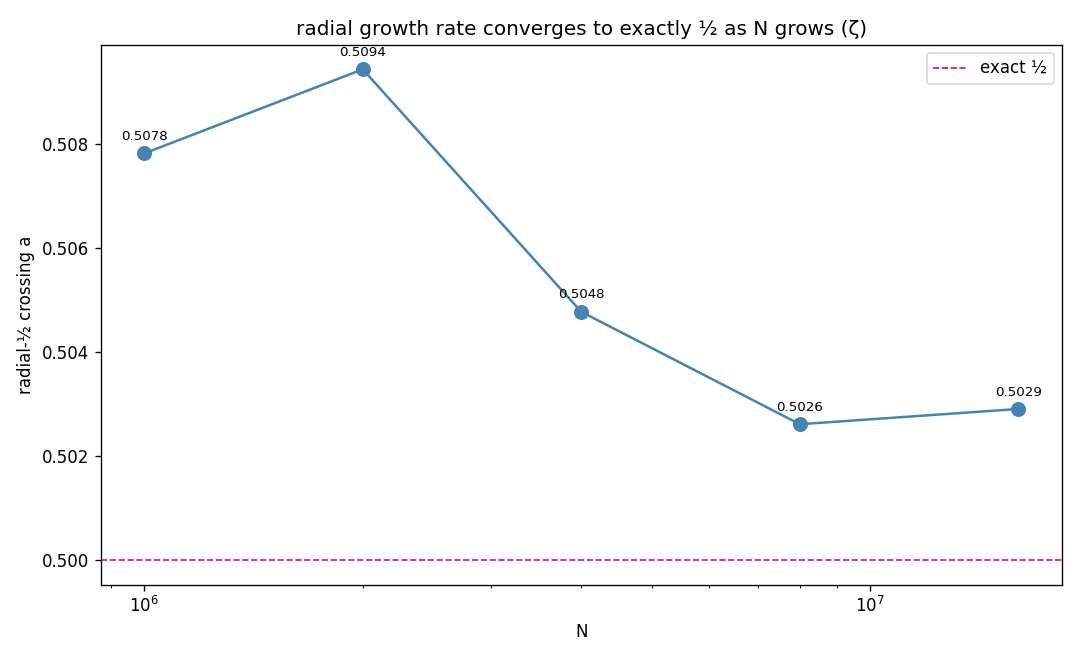

Write the Python code that produced this figure.
"""
Push N: watch the radial-½ crossing converge to exactly ½ as N grows (ζ).
Sieve once at Nmax; extract the crossing on growing prefixes.
"""
import numpy as np, math, os
import matplotlib; matplotlib.use('Agg'); import matplotlib.pyplot as plt
OUT = os.path.dirname(os.path.abspath(__file__))

Nmax = 16_000_000
print(f"sieve + von Mangoldt to {Nmax:,} ...")
sieve = np.ones(Nmax+1, bool); sieve[:2] = False
for i in range(2, int(Nmax**0.5)+1):
    if sieve[i]: sieve[i*i::i] = False
Lam = np.zeros(Nmax+1)
for p in np.nonzero(sieve)[0].tolist():
    lp = math.log(p); pk = p
    while pk <= Nmax: Lam[pk] = lp; pk *= p
psi = np.cumsum(Lam)
print("  done.")

def mpencil(y, order):
    L = len(y)//2
    Y = np.lib.stride_tricks.sliding_window_view(y, L+1)
    _, _, Vh = np.linalg.svd(Y, full_matrices=False)
    V = Vh.conj().T[:, :order]
    return np.linalg.eigvals(np.linalg.pinv(V[:-1]) @ V[1:])

du = 0.006
A = np.linspace(0.40, 0.60, 11)
Ns = [1_000_000, 2_000_000, 4_000_000, 8_000_000, 16_000_000]
cross = []
for N in Ns:
    u = np.arange(5.0, math.log(N) - 0.05, du)
    x = np.exp(u); idx = np.clip(np.floor(x).astype(int), 0, N)
    drift = []
    for a in A:
        F = (psi[idx] - x) / x**a; F = F - F.mean()
        r = np.log(mpencil(F.astype(complex), 100)) / du
        g, d = r.imag, r.real
        s = (g > 5) & (g < 40) & (np.abs(d) < 0.4)
        drift.append(np.median(d[s]))
    drift = np.array(drift)
    zc = float(np.interp(0.0, drift[::-1], A[::-1]))
    cross.append(zc)
    print(f"  N={N:>10,}  (u-range {u[-1]-u[0]:.1f})  radial-½ crossing a = {zc:.4f}   |Δ from ½| = {abs(zc-0.5):.4f}")

fig, ax = plt.subplots(figsize=(9, 5.5))
ax.semilogx(Ns, cross, 'o-', color='steelblue', ms=8)
ax.axhline(0.5, color='crimson', ls='--', lw=1, label='exact ½')
for N, c in zip(Ns, cross):
    ax.annotate(f"{c:.4f}", (N, c), textcoords="offset points", xytext=(0, 8), fontsize=8, ha='center')
ax.set_xlabel('N'); ax.set_ylabel('radial-½ crossing a'); ax.legend()
ax.set_title('radial growth rate converges to exactly ½ as N grows (ζ)')
fig.tight_layout(); fig.savefig(f'{OUT}/push_N.png', dpi=120)
print(f"saved {OUT}/push_N.png")
